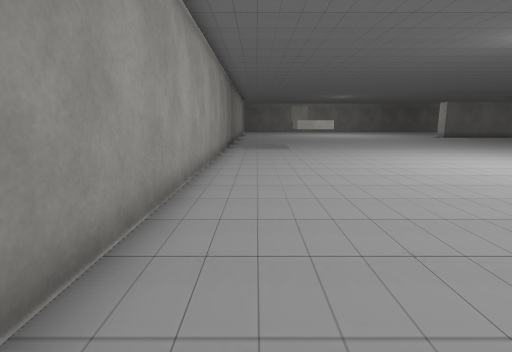
view 1 (above)

20 first-person views from a walk through a 3-D level made in the Unity game engine. The camera is 1.3 m above the floor, tilts 10° down and sees 80° across. The floor is counted in squares, 1 m on a side. Each view is taken from the middle of a square. On the plan, view 1 faces up. The plan holds only what a view shows up to about 14 squares ahead; the rest is blank. The place goes on beyond the plan. The player is left out. Some animated figures are not drawn. Some surface patterns are stand-ins.

view 2
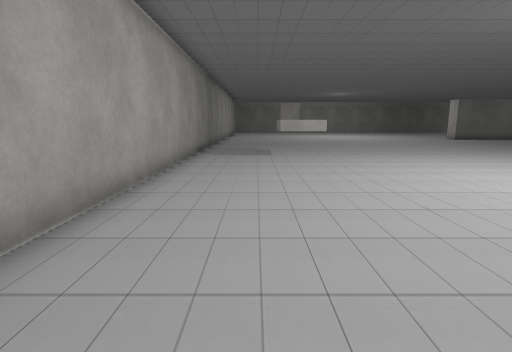

view 3
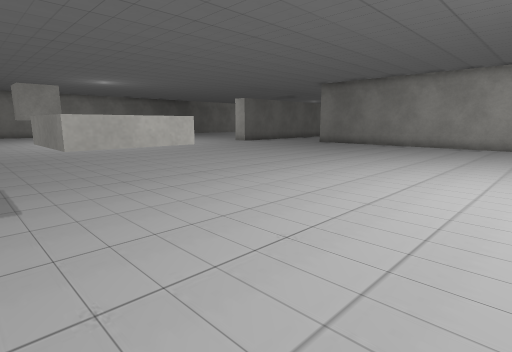

view 4
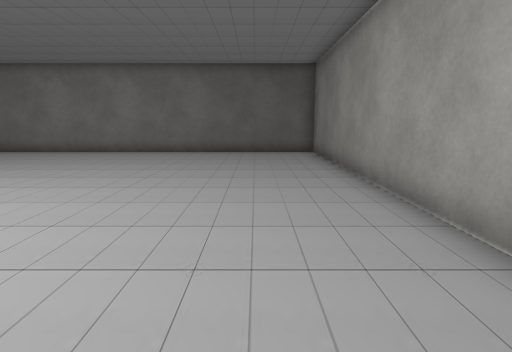

view 5
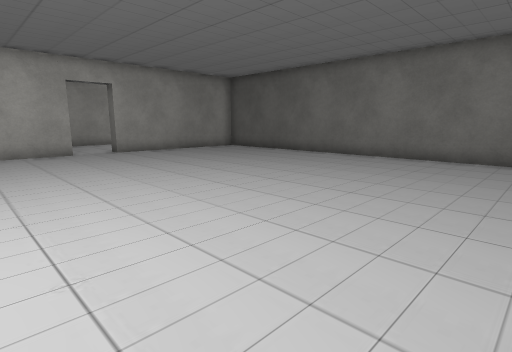

view 6
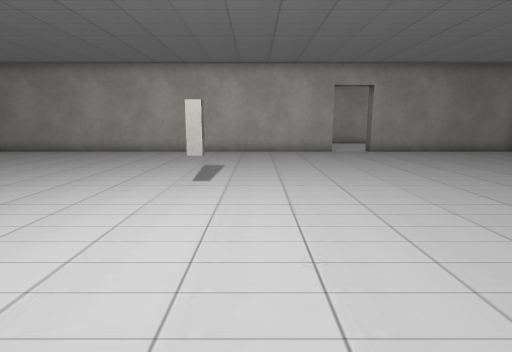

view 7
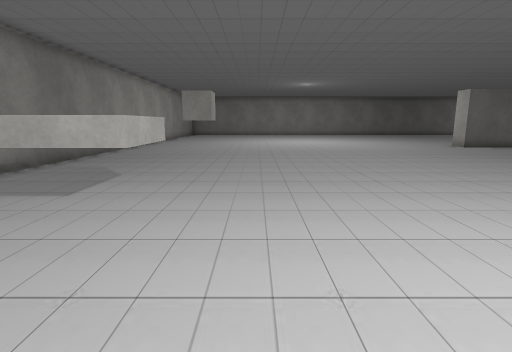

view 8
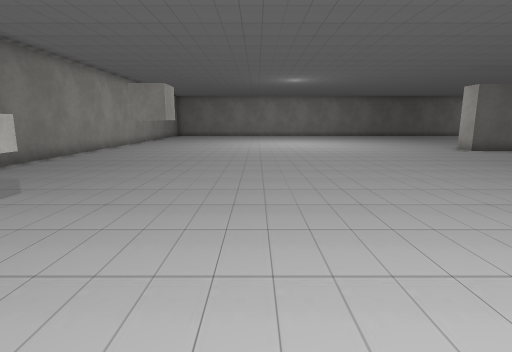

view 9
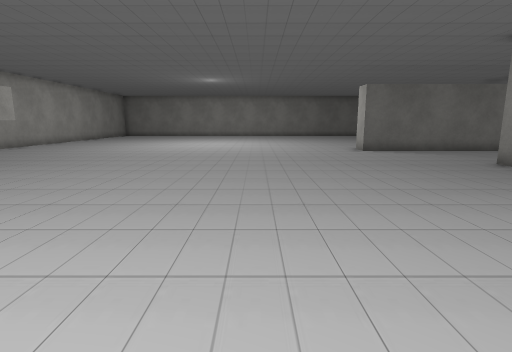

view 10
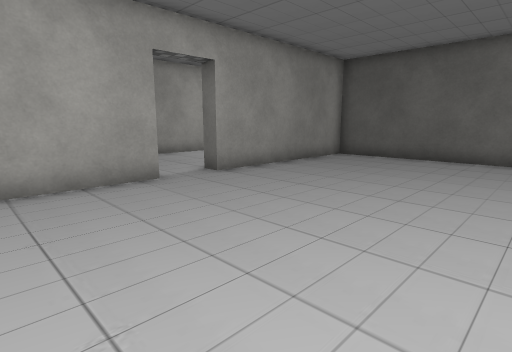

view 11
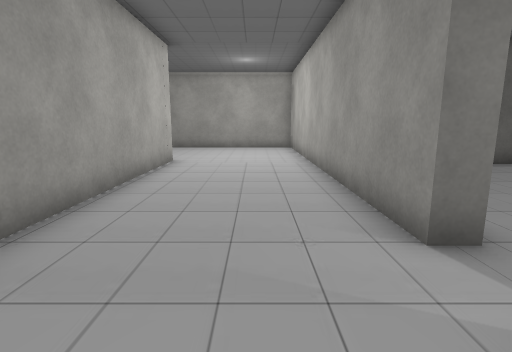

view 12
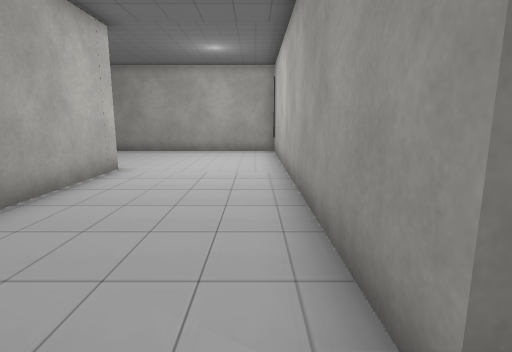

view 13
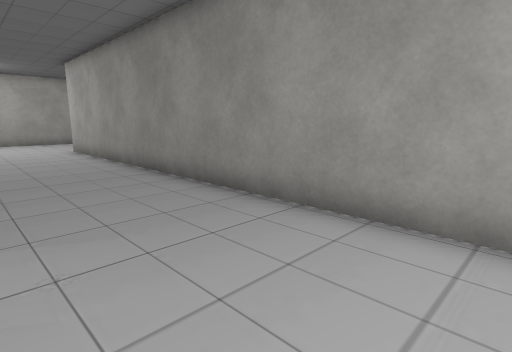

view 14
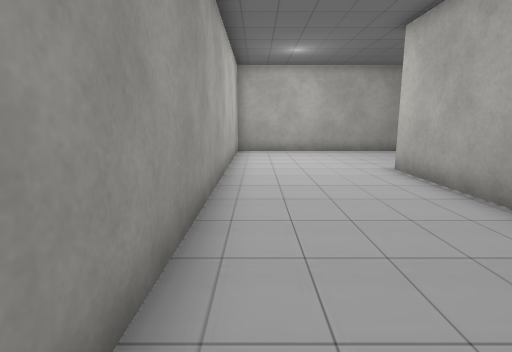

view 15
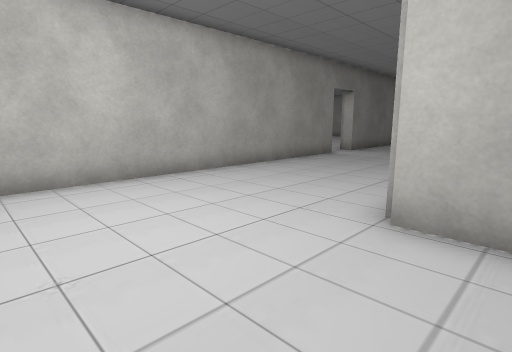

view 16
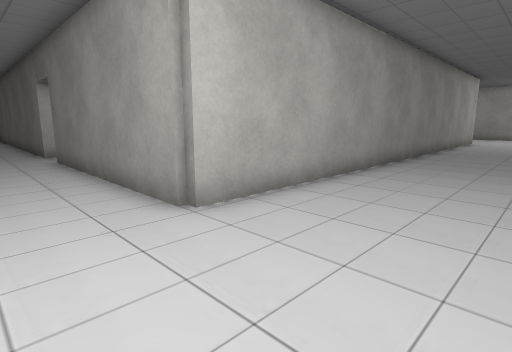

view 17
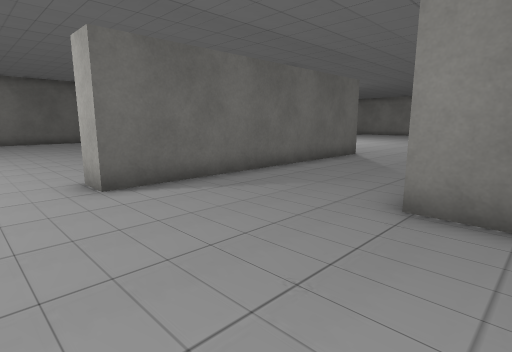

view 18
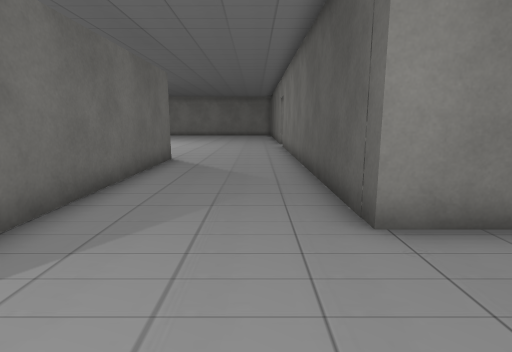

view 19
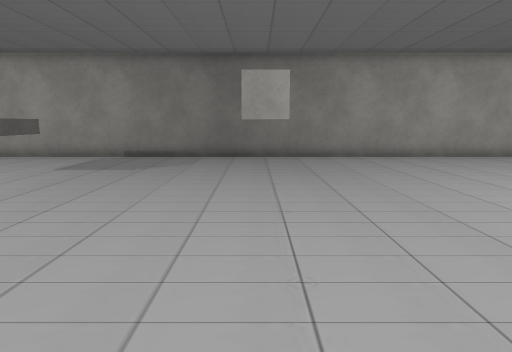

view 20
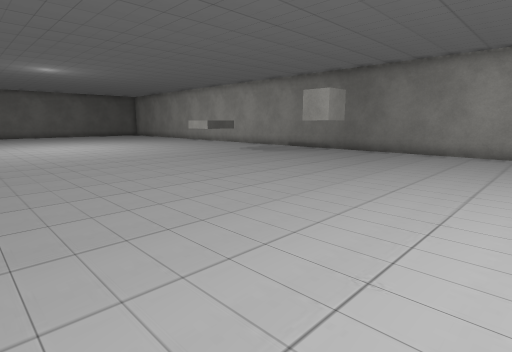

### Floor plan
Points are (right, up) in squares from view 1. A wall is a line through its corners. A room is listed if a view was taken in it or the views show most of it. See-through windows are left out.
Room 1 (views 1, 2, 3, 4, 5, 6, 7, 8, 9, 10, 17, 18, 19, 20)
walls: (11.2, 9) (11.2, 9.5); (3.4, 15.4) (3.4, 13.7) (1.8, 13.7) (1.8, 15.4) (3.1, 15.4); (18.6, 4.5) (18.6, 21.5) (29, 21.5); (-1.5, 27.5) (-1.5, -3.6) (18.6, -3.6) (18.6, 2.9); (26, 26) (15.9, 26) (15.9, 27.1)
ways out: opening at (19, 3.5) to room 2
objects: other object (3, 21)
Room 2 (views 11, 12, 13, 14, 15, 16)
walls: (18.6, 2.9) (19.2, 2.9) (19.2, -9.9) (26.4, -9.9); (23.9, -4.5) (23.9, 15.4) (24.2, 15.4); (24.1, 15.6) (29.5, 15.6); (29.5, 21) (19.2, 21) (19.2, 7.8)
ways out: opening at (19, 3.5) to room 1

Where each view was taken, in squares from view 1:
view 1: 0 up, 0 right, facing up
view 2: 3 up, 1 right, facing up
view 3: 10 up, 1 right, facing up-right
view 4: 10 up, 1 right, facing down
view 5: 8 up, 5 right, facing down-right
view 6: 8 up, 5 right, facing right
view 7: 10 up, 5 right, facing up
view 8: 12 up, 6 right, facing up
view 9: 12 up, 11 right, facing up
view 10: 8 up, 12 right, facing down-right
view 11: 6 up, 21 right, facing down
view 12: 4 up, 20 right, facing down
view 13: 0 up, 20 right, facing up-right
view 14: 7 up, 20 right, facing up
view 15: 14 up, 20 right, facing up-right
view 16: 18 up, 20 right, facing down-right
view 17: 20 up, 14 right, facing up-right
view 18: 23 up, 15 right, facing right
view 19: 21 up, 10 right, facing left
view 20: 27 up, 12 right, facing down-left
